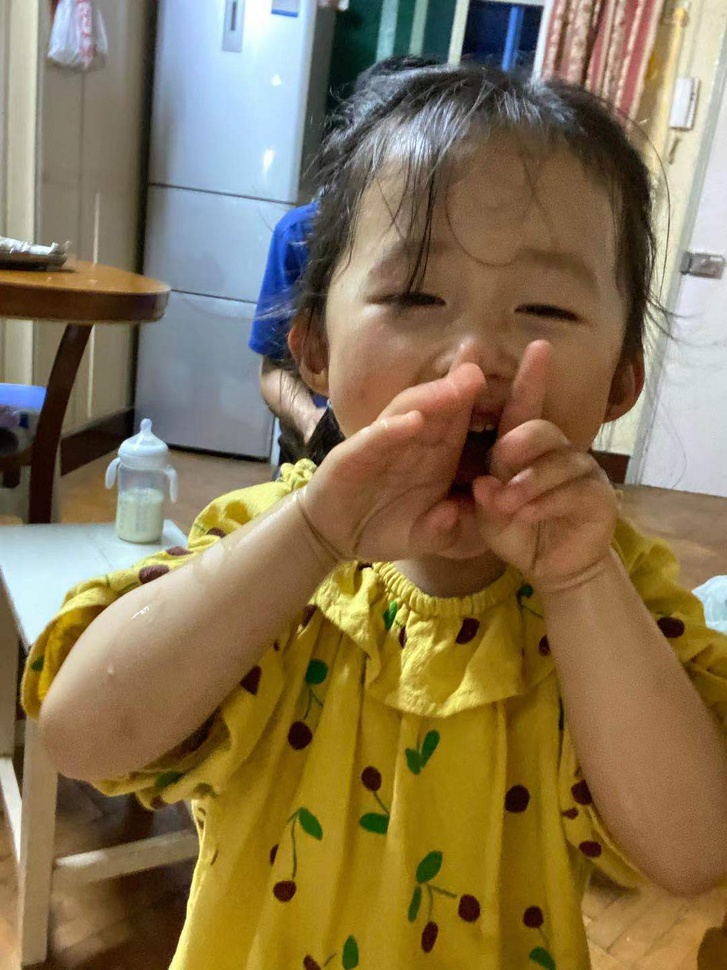
//> input picture resources/146_.jpg, 727 x 970 px, shrunk from 1080 x 1440 before the run
$ ./main   (built with g++ and OpenCV 4)
//> lines starting //> are read from the running program, lines starting //| are printed output that depends on the picture
//
//  main.cpp
//  Canny(边缘检测器)
//
//  Created by wangwenjian on 2022/1/13.
//

#include <iostream>
#include <opencv2/opencv.hpp>

using namespace cv;

Mat src, src_gray;

Mat dst, detected_edges;

int edgeThresh = 1;
int lowThreshold;
int const Max_lowThreshold = 100;
int ratio = 3;
int kernel_size = 3;
const char * window_name = "Edge Map";
static void CannyThreshold(int, void *) {
    blur(src_gray, detected_edges, Size(3,3));
    Canny(detected_edges, detected_edges, lowThreshold, lowThreshold * ratio, kernel_size);
    dst = Scalar::all(0);
    src.copyTo(dst, detected_edges);
    imshow(window_name, dst);
}

int main(int argc, const char * argv[]) {
    src = imread("146_.jpg", IMREAD_COLOR);
//> src is the input picture: 970 rows x 727 cols, CV_8UC3; mean B, G, R 83.3, 116.8, 135.1
    if (src.empty()) {
        return -1;
    }
    dst.create(src.size(), src.type());
    cvtColor(src, src_gray, COLOR_BGR2GRAY);
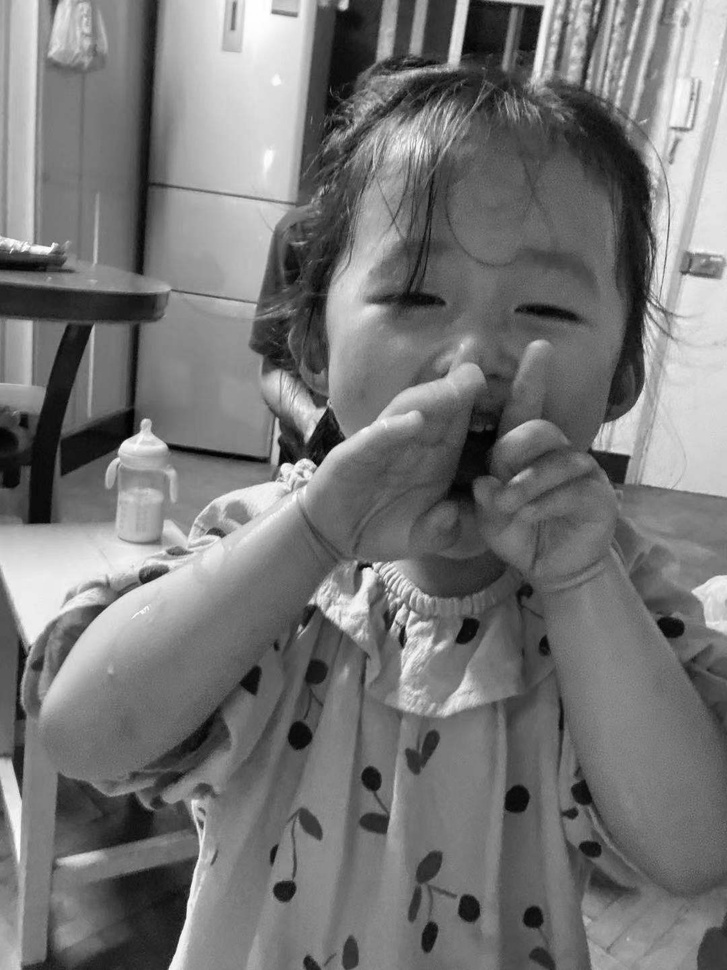
//> src_gray: 970 rows x 727 cols, CV_8UC1; min 0, max 255, mean 118.5
    namedWindow(window_name, WINDOW_AUTOSIZE);
    createTrackbar("Min Threshold", window_name, &lowThreshold, Max_lowThreshold, CannyThreshold);
    CannyThreshold(0,0);
//> in CannyThreshold, `Canny(detected_edges, detected_edges, lowThreshold, lowThreshold * rat..`:
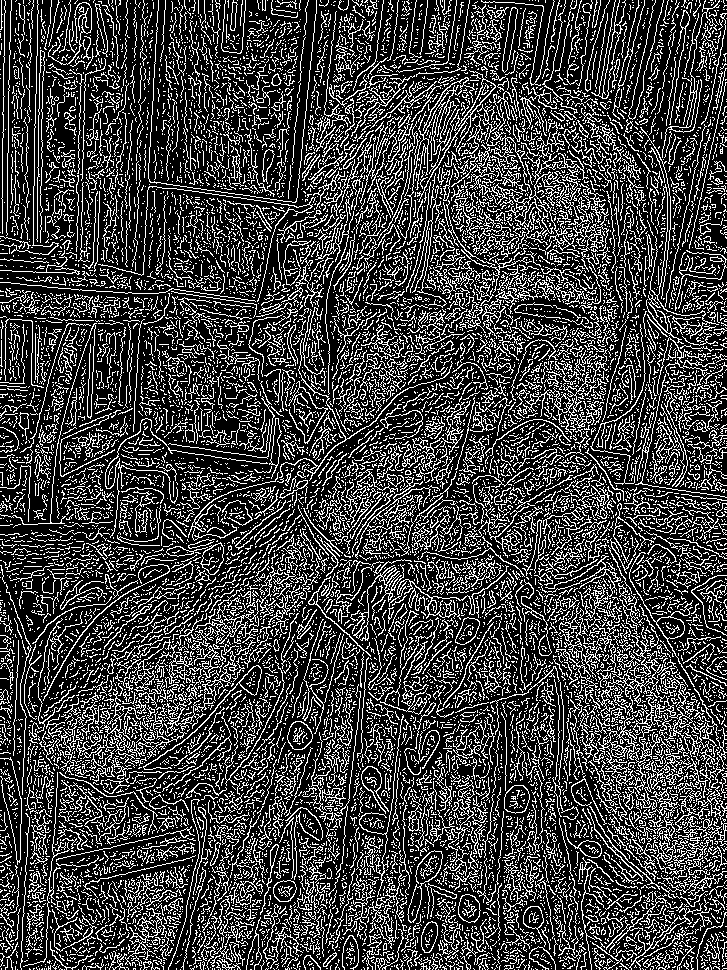
//> detected_edges: 970 rows x 727 cols, CV_8UC1; 25.2% white in thin lines or dots
//> in CannyThreshold, `src.copyTo(dst, detected_edges);`:
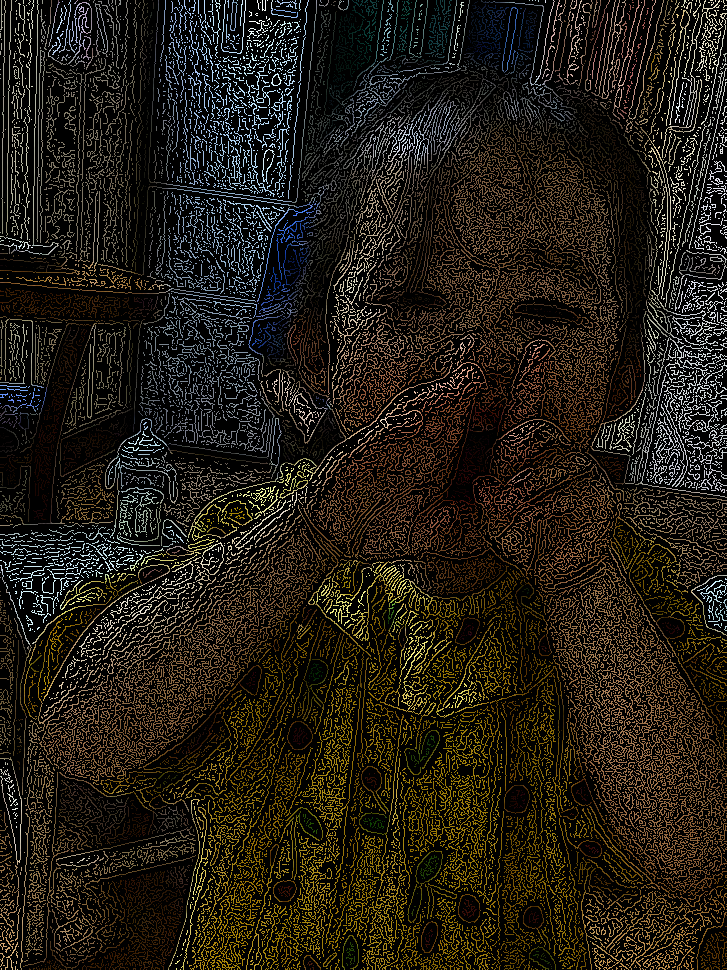
//> dst: 970 rows x 727 cols, CV_8UC3; mean B, G, R 20, 28.9, 34
    waitKey(0);
    return 0;
}

$ run again, with resources/148_.jpg copied over resources/146_.jpg
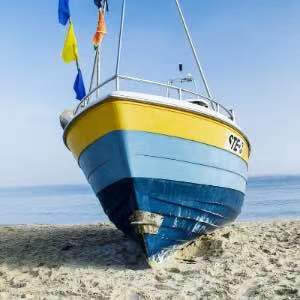
//> input picture resources/148_.jpg, 300 x 300 px
//> src is the input picture: 300 rows x 300 cols, CV_8UC3; mean B, G, R 180.5, 167.9, 147.4
//> in CannyThreshold, `Canny(detected_edges, detected_edges, lowThreshold, lowThreshold * rat..`:
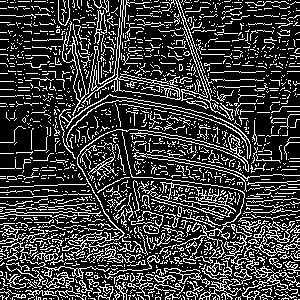
//> detected_edges: 300 rows x 300 cols, CV_8UC1; 23.6% white in thin lines or dots
//> in CannyThreshold, `src.copyTo(dst, detected_edges);`:
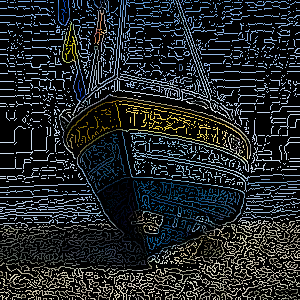
//> dst: 300 rows x 300 cols, CV_8UC3; mean B, G, R 40.4, 38.2, 33.9
